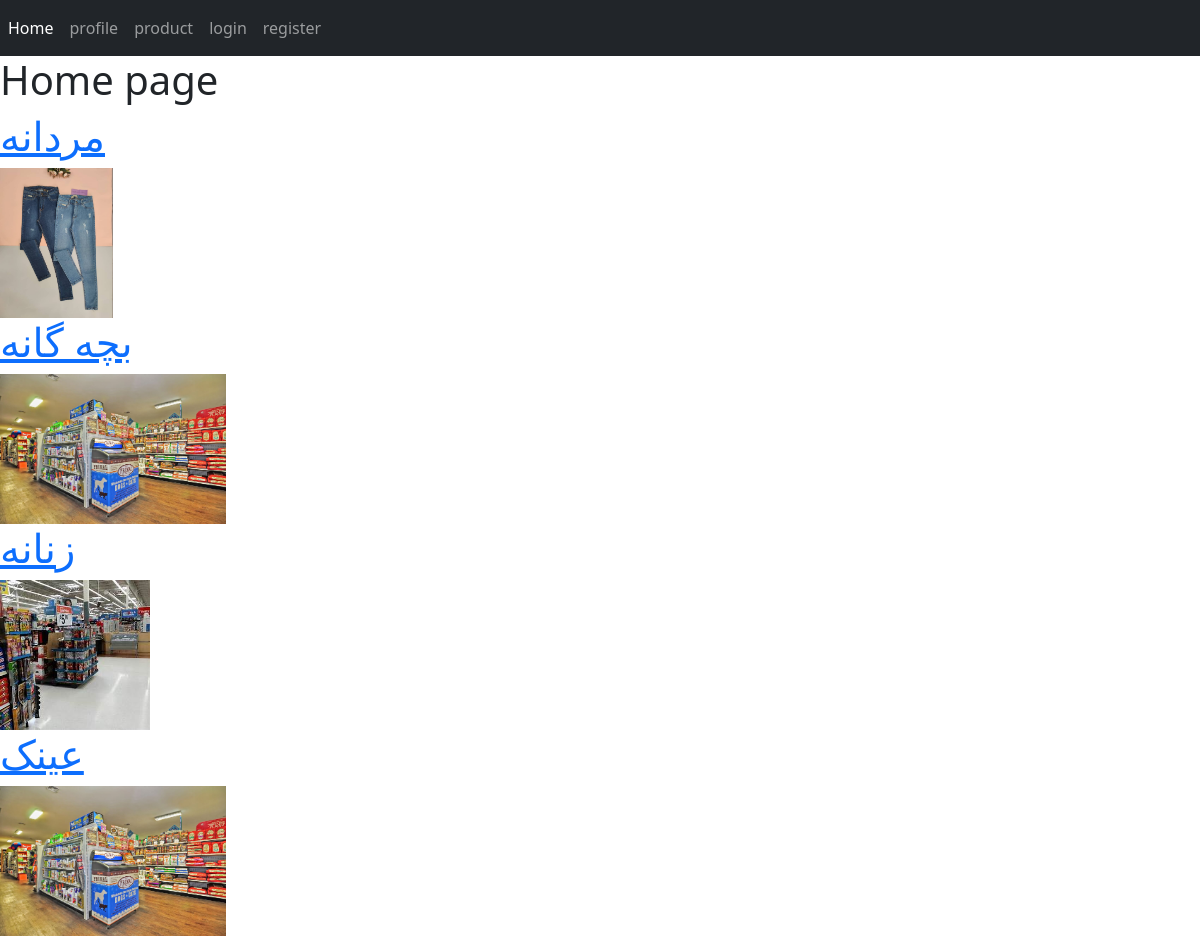
Before: / with the older database file.
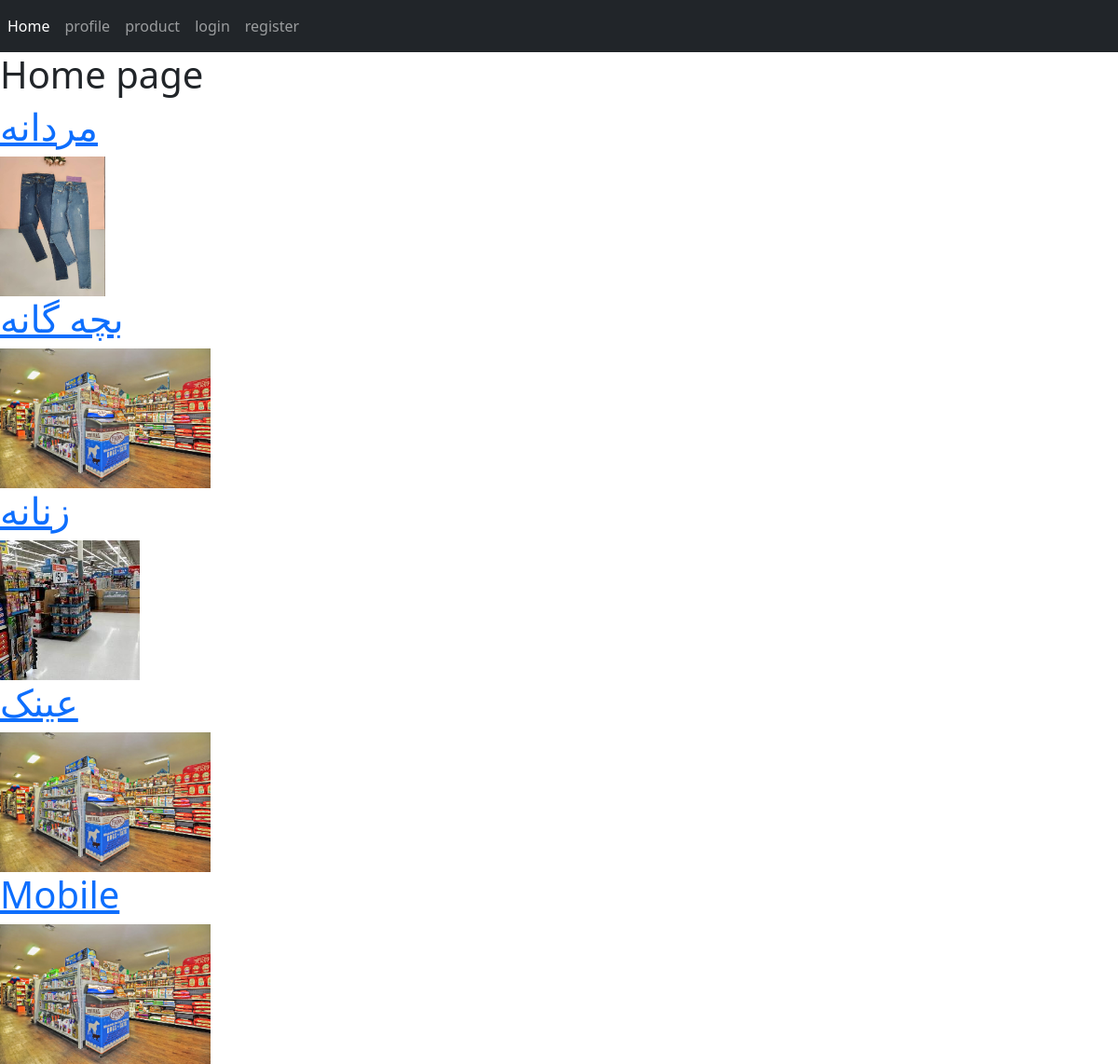
After: the same page with the newer database file.
### home/models.py (models this page shows, shortened)
class Category(models.Model):
    sub_category = models.ForeignKey('self',on_delete=models.CASCADE, null=True, blank=True, related_name='sub')#null=True, blank=True yani
    sub_cat = models.BooleanField(default=False) #default=False yani har categori jadid ke misazim defult daste madar bashad
    name = models.CharField(max_length=200)
    create = models.DateTimeField(auto_now_add=True)#auto_now_add yani harvagh category ijad shod django tarikh va zaman ra sabt mikonad
    update = models.DateTimeField(auto_now=True)# mesl balast faghat vaghti update konim faghat tarikh va zaman re be update midahad
    slug = models.SlugField(allow_unicode=True, unique=True, null=True, blank=True)
    image = models.ImageField(upload_to='category', null=True, blank=True)#vaghti manytomanyfield ijad mikonim
    def get_absolute_url(self):
        return reverse('home:category', args=[self.slug, self.id])

### home/views.py (the view)
# urls.py: path('',views.home, name='home'),
def home(request):
    category = Category.objects.filter(sub_cat=False)# migoeim anhaei ra biar ke daste bandi asli hastand va bolianfield anha
    return render(request, 'home/home.html',{'category':category})

### home/templates/home/home.html (shortened to what this page needs)
{% extends 'base.html' %}
{% block body %}
    <h1>Home page</h1>
    {% for data in category %}
        <a href="{{ data.get_absolute_url }}">
        <h1> {{ data.name }} </h1>
        </a>
        <img src=" {{ data.image.url }}" style="width: 200; height: 150px;" alt="" >
    {% endfor %}
{% endblock %}

Changed rows visible on the page:
added Category: name "Mobile", image (picture)
